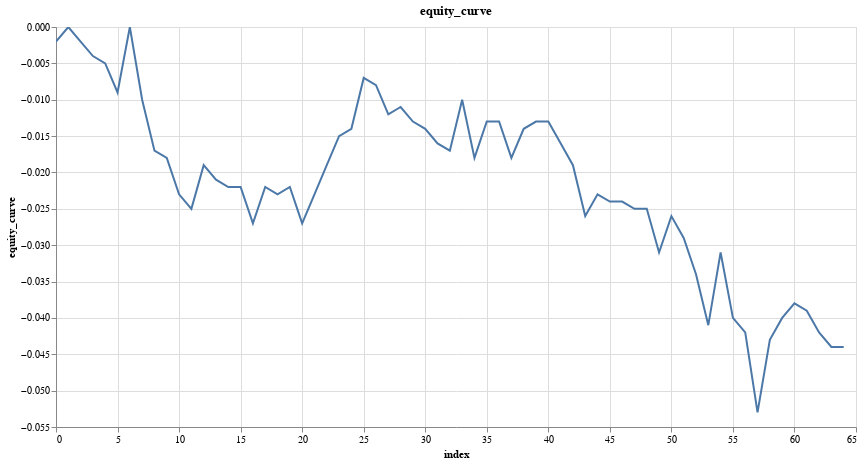

Notebook code for this chart:
### Code cell
research.plot_column(trade_results, 'equity_curve')

### Figure 1 — Vega specification as saved in the notebook (floating-point values rounded to 4 significant figures)
{"$schema": "https://vega.github.io/schema/vega/v5.json", "data": [{"name": "param_6_store"}, {"name": "source_0", "values": [{"equity_curve": -0.002, "index": 0}, {"equity_curve": -0.0, "index": 1}, {"equity_curve": -0.002, "index": 2}, {"equity_curve": -0.004, "index": 3}, {"equity_curve": -0.005, "index": 4}, {"equity_curve": -0.009, "index": 5}, {"equity_curve": -0.0, "index": 6}, {"equity_curve": -0.01, "index": 7}, {"equity_curve": -0.017, "index": 8}, {"equity_curve": -0.018, "index": 9}, {"equity_curve": -0.023, "index": 10}, {"equity_curve": -0.025, "index": 11}, {"equity_curve": -0.019, "index": 12}, {"equity_curve": -0.021, "index": 13}, {"equity_curve": -0.022, "index": 14}, {"equity_curve": -0.022, "index": 15}, {"equity_curve": -0.027, "index": 16}, {"equity_curve": -0.022, "index": 17}, {"equity_curve": -0.023, "index": 18}, {"equity_curve": -0.022, "index": 19}, {"equity_curve": -0.027, "index": 20}, {"equity_curve": -0.023, "index": 21}, {"equity_curve": -0.019, "index": 22}, {"equity_curve": -0.015, "index": 23}, {"equity_curve": -0.014, "index": 24}, {"equity_curve": -0.007, "index": 25}, {"equity_curve": -0.008, "index": 26}, {"equity_curve": -0.012, "index": 27}, {"equity_curve": -0.011, "index": 28}, {"equity_curve": -0.013, "index": 29}, {"equity_curve": -0.014, "index": 30}, {"equity_curve": -0.016, "index": 31}, {"equity_curve": -0.017, "index": 32}, {"equity_curve": -0.01, "index": 33}, {"equity_curve": -0.018, "index": 34}, {"equity_curve": -0.013, "index": 35}, {"equity_curve": -0.013, "index": 36}, {"equity_curve": -0.018, "index": 37}, {"equity_curve": -0.014, "index": 38}, {"equity_curve": -0.013, "index": 39}, {"equity_curve": -0.013, "index": 40}, {"equity_curve": -0.016, "index": 41}, {"equity_curve": -0.019, "index": 42}, {"equity_curve": -0.026, "index": 43}, {"equity_curve": -0.023, "index": 44}, {"equity_curve": -0.024, "index": 45}, {"equity_curve": -0.024, "index": 46}, {"equity_curve": -0.025, "index": 47}, {"equity_curve": -0.025, "index": 48}, {"equity_curve": -0.031, "index": 49}, {"equity_curve": -0.026, "index": 50}, {"equity_curve": -0.029, "index": 51}, {"equity_curve": -0.034, "index": 52}, {"equity_curve": -0.041, "index": 53}, {"equity_curve": -0.031, "index": 54}, {"equity_curve": -0.04, "index": 55}, {"equity_curve": -0.042, "index": 56}, {"equity_curve": -0.053, "index": 57}, {"equity_curve": -0.043, "index": 58}, {"equity_curve": -0.04, "index": 59}, {"equity_curve": -0.038, "index": 60}, {"equity_curve": -0.039, "index": 61}, {"equity_curve": -0.042, "index": 62}, {"equity_curve": -0.044, "index": 63}, {"equity_curve": -0.044, "index": 64}]}, {"name": "source_0_x_domain_index", "values": [{"min": 0, "max": 64}]}, {"name": "source_0_y_domain_equity_curve", "values": [{"min": -0.053, "max": -0.0}]}], "signals": [{"name": "unit", "value": {}, "on": [{"events": "pointermove", "update": "isTuple(group()) ? group() : unit"}]}, {"name": "param_6", "update": "vlSelectionResolve(\"param_6_store\", \"union\")"}, {"name": "param_6_index", "on": [{"events": [{"source": "view", "type": "dblclick"}], "update": "null"}, {"events": {"signal": "param_6_translate_delta"}, "update": "panLinear(param_6_translate_anchor.extent_x, -param_6_translate_delta.x / width)"}, {"events": {"signal": "param_6_zoom_delta"}, "update": "zoomLinear(domain(\"x\"), param_6_zoom_anchor.x, param_6_zoom_delta)"}]}, {"name": "param_6_equity_curve", "on": [{"events": [{"source": "view", "type": "dblclick"}], "update": "null"}, {"events": {"signal": "param_6_translate_delta"}, "update": "panLinear(param_6_translate_anchor.extent_y, param_6_translate_delta.y / height)"}, {"events": {"signal": "param_6_zoom_delta"}, "update": "zoomLinear(domain(\"y\"), param_6_zoom_anchor.y, param_6_zoom_delta)"}]}, {"name": "param_6_tuple", "on": [{"events": [{"signal": "param_6_index || param_6_equity_curve"}], "update": "param_6_index && param_6_equity_curve ? {unit: \"\", fields: param_6_tuple_fields, values: [param_6_index,param_6_equity_curve]} : null"}]}, {"name": "param_6_tuple_fields", "value": [{"field": "index", "channel": "x", "type": "R"}, {"field": "equity_curve", "channel": "y", "type": "R"}]}, {"name": "param_6_translate_anchor", "value": {}, "on": [{"events": [{"source": "scope", "type": "pointerdown"}], "update": "{x: x(unit), y: y(unit), extent_x: domain(\"x\"), extent_y: domain(\"y\")}"}]}, {"name": "param_6_translate_delta", "value": {}, "on": [{"events": [{"source": "window", "between": [{"source": "scope", "type": "pointerdown"}, {"source": "window", "type": "pointerup"}], "type": "pointermove", "consume": true}], "update": "{x: param_6_translate_anchor.x - x(unit), y: param_6_translate_anchor.y - y(unit)}"}]}, {"name": "param_6_zoom_anchor", "on": [{"events": [{"source": "scope", "consume": true, "type": "wheel"}], "update": "{x: invert(\"x\", x(unit)), y: invert(\"y\", y(unit))}"}]}, {"name": "param_6_zoom_delta", "on": [{"events": [{"source": "scope", "type": "wheel", "consume": true}], "update": "pow(1.001, event.deltaY * pow(16, event.deltaMode))", "force": true}]}, {"name": "param_6_modify", "on": [{"events": {"signal": "param_6_tuple"}, "update": "modify(\"param_6_store\", param_6_tuple, true)"}]}], "marks": [{"type": "line", "name": "marks", "from": {"data": "source_0"}, "sort": {"field": "x"}, "encode": {"update": {"tooltip": {"signal": "{\"index\": format(datum[\"index\"], \"\"), \"equity_curve\": format(datum[\"equity_curve\"], \"\")}"}, "defined": {"signal": "isValid(datum[\"index\"]) && isFinite(+datum[\"index\"]) && isValid(datum[\"equity_curve\"]) && isFinite(+datum[\"equity_curve\"])"}, "stroke": {"value": "#4c78a8"}, "x": {"field": "index", "scale": "x"}, "y": {"field": "equity_curve", "scale": "y"}}}, "interactive": true, "clip": true, "style": ["line"]}], "scales": [{"name": "x", "type": "linear", "domain": [{"signal": "(data(\"source_0_x_domain_index\")[0] || {}).min"}, {"signal": "(data(\"source_0_x_domain_index\")[0] || {}).max"}], "range": [0, {"signal": "width"}], "zero": false, "domainRaw": {"signal": "param_6[\"index\"]"}, "nice": true}, {"name": "y", "type": "linear", "domain": [{"signal": "(data(\"source_0_y_domain_equity_curve\")[0] || {}).min"}, {"signal": "(data(\"source_0_y_domain_equity_curve\")[0] || {}).max"}], "range": [{"signal": "height"}, 0], "domainRaw": {"signal": "param_6[\"equity_curve\"]"}, "nice": true, "zero": true}], "axes": [{"scale": "x", "orient": "bottom", "domain": false, "labels": false, "aria": false, "minExtent": 0, "tickCount": {"signal": "ceil(width/40)"}, "gridScale": "y", "grid": true, "maxExtent": 0, "ticks": false, "zindex": 0}, {"scale": "y", "labels": false, "grid": true, "minExtent": 0, "gridScale": "x", "orient": "left", "tickCount": {"signal": "ceil(height/40)"}, "domain": false, "aria": false, "zindex": 0, "ticks": false, "maxExtent": 0}, {"scale": "x", "zindex": 0, "title": "index", "orient": "bottom", "grid": false, "labelFlush": true, "tickCount": {"signal": "ceil(width/40)"}, "labelOverlap": true}, {"scale": "y", "title": "equity_curve", "orient": "left", "grid": false, "labelOverlap": true, "tickCount": {"signal": "ceil(height/40)"}, "zindex": 0}], "title": {"text": "equity_curve", "frame": "group"}, "style": "cell", "background": "white", "height": 400, "padding": 5, "width": 800}
